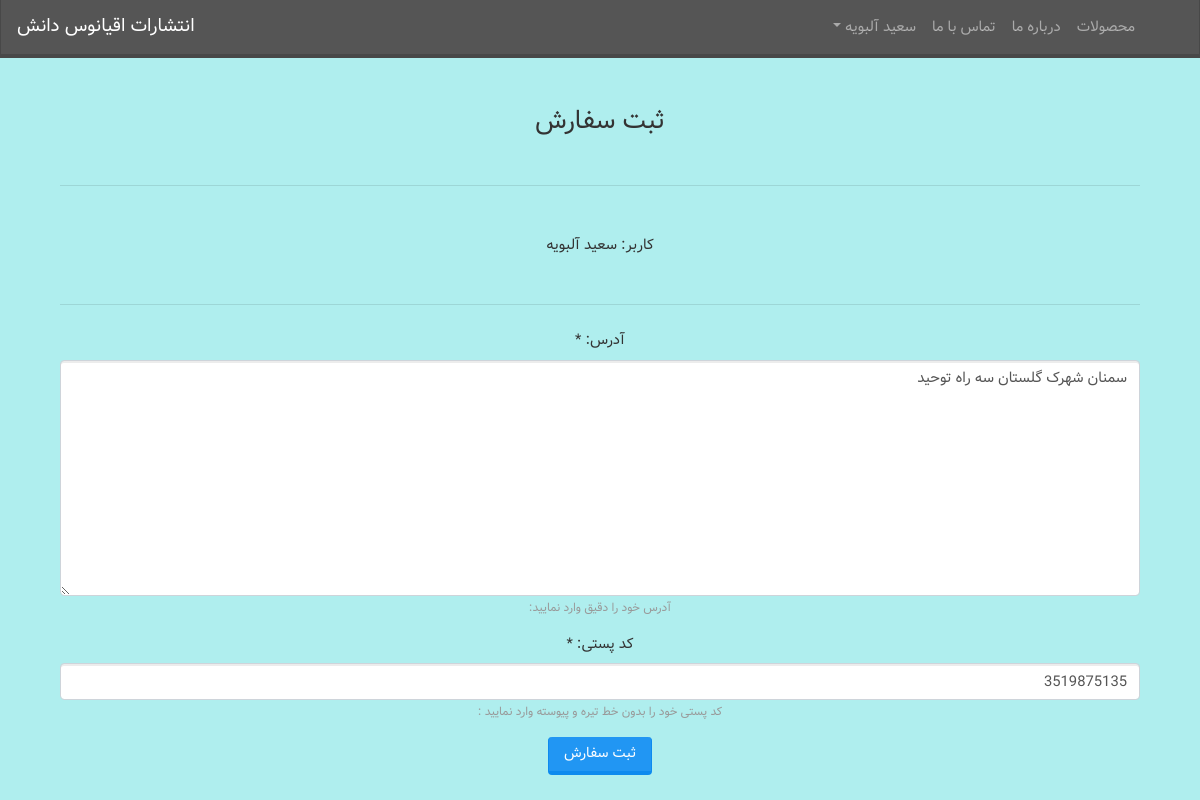
The page /orders/new_order/ (signed in) on the database its author committed.
### users/models.py (models this page shows, shortened)
class User(AbstractBaseUser, PermissionsMixin):
    email = models.EmailField(max_length=254, unique=True, verbose_name='پست الکترونیک')
    first_name = models.CharField(max_length=50, null=True, verbose_name='نام')
    last_name = models.CharField(max_length=50, null=True, verbose_name='نام خانوادگی')
    phone_number = models.CharField(max_length=10, blank=True, null=True, verbose_name='شماره تلفن همراه')
    address = models.TextField(null=True, blank=True, verbose_name='آدرس')
    postal_code = models.CharField(max_length=10, null=True, blank=True, verbose_name='کد پستی')
    is_staff = models.BooleanField(default=False)
    is_superuser = models.BooleanField(default=False)
    is_active = models.BooleanField(default=True, verbose_name='فعال')
    last_login = models.DateTimeField(null=True, blank=True, verbose_name='تاریخ آخرین ورود')
    date_joined = models.DateTimeField(auto_now_add=True, verbose_name='تاریخ عضویت')
    class Meta:
        verbose_name = 'کاربر'
        verbose_name_plural = 'کاربران'
    USERNAME_FIELD = 'email'
    EMAIL_FIELD = 'email'
    REQUIRED_FIELDS = []
    objects = UserManager()
    def get_full_name(self):
        if self.is_superuser:
            return 'مدیر سایت'
        else:
            return "{} {}".format(self.first_name, self.last_name)

### orders/views.py (the view, shortened to what this page needs)
# urls.py: path('new_order/', CreateOrderView.as_view(), name='new_order'),
class CreateOrderView(LoginRequiredMixin, CreateView):
    model = Order
    template_name = 'orders/create_order.html'
    form_class = OrderForm
    def get_initial(self):
        self.initial['address'] = self.request.user.address
        self.initial['postal_code'] = self.request.user.postal_code
        return self.initial.copy()

### orders/forms.py
class OrderForm(ModelForm):
    class Meta:
        model = Order
        fields = ('address', 'postal_code', )
        labels = {
            'address': 'آدرس: ',
            'postal_code': 'کد پستی: ',
        }
        help_texts = {
            'address': 'آدرس خود را دقیق وارد نمایید:',
            'postal_code': 'کد پستی خود را بدون خط تیره و پیوسته وارد نمایید : ',
        }

### orders/templates/orders/create_order.html (shortened to what this page needs)
{% extends "base.html" %}
{% load static %}
{% load crispy_forms_tags %}
{% load IR %}
{% block content %}
<div class="container rtl-div mt-5 text-center ">
    <div class="container text-center">
        <h3 class="m-5"> ثبت سفارش </h3>
        <hr class="mb-4">
        <p class="m-5"> کاربر: {{ request.user.get_full_name }} </p>
        <hr class="mb-4">
    </div>
    <div class="container text-center mb-3">
        <form method="post">
            {{ form|crispy }}
            <input class="btn btn-primary" type="submit" value="ثبت سفارش">
        </form>
    </div>
</div>
{% endblock %}

### book_store/templates/base.html (shortened to what this page needs)
{% load static %}
<html lang="en">
<head>
    <link rel="stylesheet" href="https://use.fontawesome.com/releases/v5.7.0/css/all.css">
    <link href="{% static 'django_comments_xtd/css/bootstrap.min.css' %}" rel="stylesheet" type="text/css">
    <link href="{% static 'django_comments_xtd/css/bootstrap.css' %}" rel="stylesheet" type="text/css">
    <link href="{% static 'main_style.css' %}" rel="stylesheet" type="text/css">
</head>
<body>
<nav class="navbar navbar-expand-lg navbar-dark bg-dark">
    <a class="navbar-brand" href="{% url 'landing' %}">
        انتشارات اقیانوس دانش
    </a>
    <div class="collapse navbar-collapse" id="navbarNavDropdown">
        <ul class="navbar-nav ml-auto" style="direction: rtl;">
            <li class="nav-item {% if request.resolver_match.url_name == 'books_list' %}active{% endif %}">
                <a class="nav-link text-right" href="{% url 'catalog:books_list' %}">محصولات<span class="sr-only">(current)</span></a>
            </li>
            <li class="nav-item {% if request.resolver_match.url_name == 'about' %}active{% endif %}">
                <a class="nav-link text-right" href="{% url 'about' %}">درباره ما</a>
            </li>
            <li class="nav-item {% if request.resolver_match.url_name == 'contact' %}active{% endif %}">
                <a class="nav-link text-right" href="{% url 'contact' %}">تماس با ما</a>
            </li>
            {% if request.user.is_authenticated %}
                {% if request.user.is_superuser %}
                    <li class="nav-item dropdown ">
                        <a class="nav-link dropdown-toggle text-right" href="#" id="navbarDropdownMenuLink" role="button"
                           data-toggle="dropdown" aria-haspopup="true" aria-expanded="false">
                            {{ request.user.get_full_name }}
                        </a>
                        <div class="dropdown-menu" aria-labelledby="navbarDropdownMenuLink">
                            <a class="dropdown-item text-right" href="{% url 'admin:index' %}">پنل مدیریت</a>
                            <a class="dropdown-item text-right" href="{% url 'account_logout' %}">خروج</a>
                        </div>
                    </li>
                {% else %}
                    <li class="nav-item dropdown">
                        <a class="nav-link dropdown-toggle text-right" href="#" id="navbarDropdownMenuLink" role="button"
                           data-toggle="dropdown" aria-haspopup="true" aria-expanded="false">
                            {% if request.user.last_name and request.user.first_name %}
                                {{ request.user.get_full_name }}
                            {% else %}
                                بدون نام
                            {% endif %}
                        </a>
                    </li>
                {% endif %}
            {% else %}
                <li class="nav-item {% if request.resolver_match.url_name == 'account_login' %}active{% endif %}">
                    <a class="nav-link text-right" href="{% url 'account_login' %}">ورود کاربر</a>
                </li>
            {% endif %}
        </ul>
    </div>
</nav>
{% block body %}
    {% block content %}
    {% endblock %}
{% endblock %}
</body>
</html>

### book_store/templates/static/main_style.css (style rules this page uses)
* { font-family: "Vazir", Arial, sans-serif; }
input, textarea, select { font-family:inherit; }
h1, h2, h3, h4, h5, h6, p, a, .rtl-div { direction: rtl; }
body { background-color: #AFEEEE; }

### rows shown on the page
User: user.get_full_name "سعید آلبویه", address "سمنان شهرک گلستان سه راه توحید", postal_code "3519875135"
